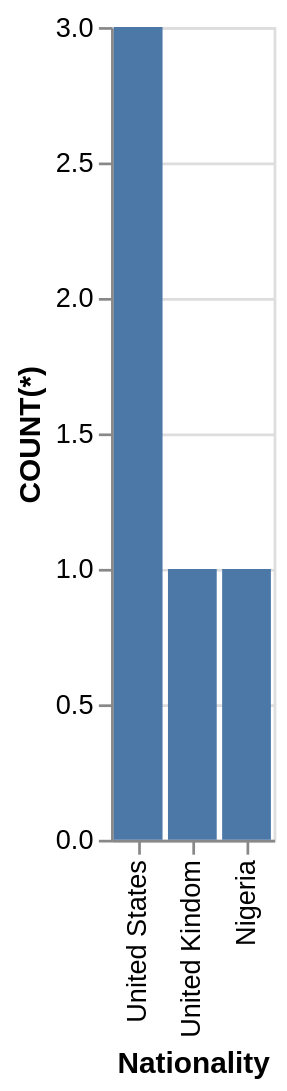

The Vega-Lite source for this figure:
### Vega-Lite specification from a JSON file in a GitHub repository (floating-point values rounded to 4 significant figures)
{"data": {"values": [{"x_data": "Nigeria", "y_data": 1}, {"x_data": "United Kindom", "y_data": 1}, {"x_data": "United States", "y_data": 3}]}, "mark": "bar", "encoding": {"x": {"field": "x_data", "type": "nominal", "title": "Nationality", "sort": "descending"}, "y": {"field": "y_data", "type": "quantitative", "title": "COUNT(*)"}}}
